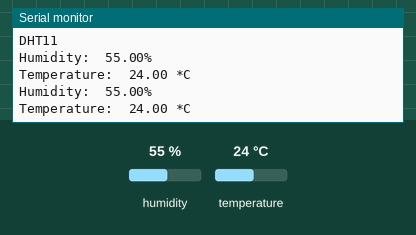
Recording of a sketch running on a simulated Arduino Uno, built with avr-gcc and run on an emulated ATmega328P. Parts: the last lines printed to the serial monitor. Inputs (shaded band) come from the test bench; at power-on: humidity 55 %, temperature 24 °C.

Above: at 6.8 s.
6.9 s: humidity set to 22 %
At 10.5 s:
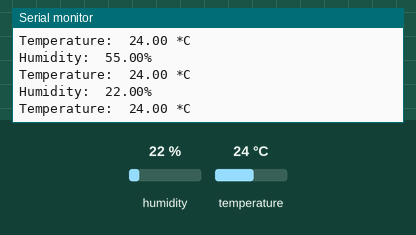
11.4 s: temperature set to 12 °C
At 12.4 s:
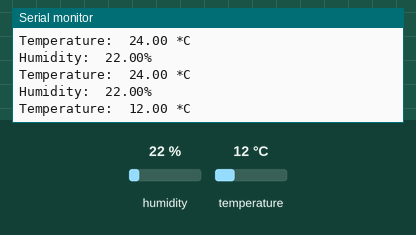
15.9 s: humidity set to 40 %
At 18.8 s:
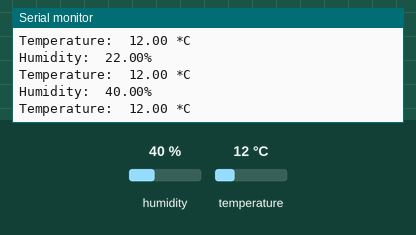
Timing chart, 0 to 20.3 s (numbered marks = the images above; inputs shaded):
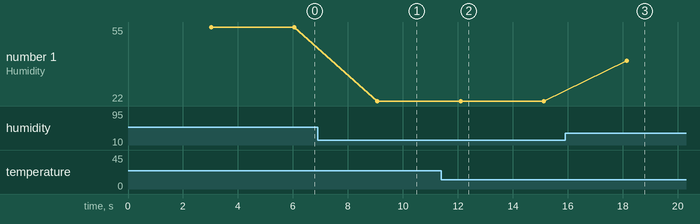

The sketch:

______.ino
```cpp
#include <DHT.h>

const int PIN_DHT = 8;
DHT dht(PIN_DHT,DHT11);

void setup() {
  Serial.begin(9600);
  Serial.println("DHT11");
  dht.begin();
}

void loop() {

  delay(3000);

  float humidity = dht.readHumidity();
  float temperature = dht.readTemperature();

  Serial.print("Humidity:  ");
  Serial.print(humidity);
  Serial.println("%\t");
  Serial.print("Temperature:  ");
  Serial.print(temperature);
  Serial.println(" *C");
}

//https://github.com/adafruit/Adafruit_Sensor
```

Measured:
- after the input at 6.9 s, the serial monitor: prints a new line after 2.2 s (image 1)
- after the input at 11.4 s, the serial monitor: prints a new line after 0.72 s (image 2)
- after the input at 15.9 s, the serial monitor: prints a new line after 2.2 s (image 3)
- plotted number 1: 55 → 22 after the input at 6.9 s, 22 → 40 after the input at 15.9 s
